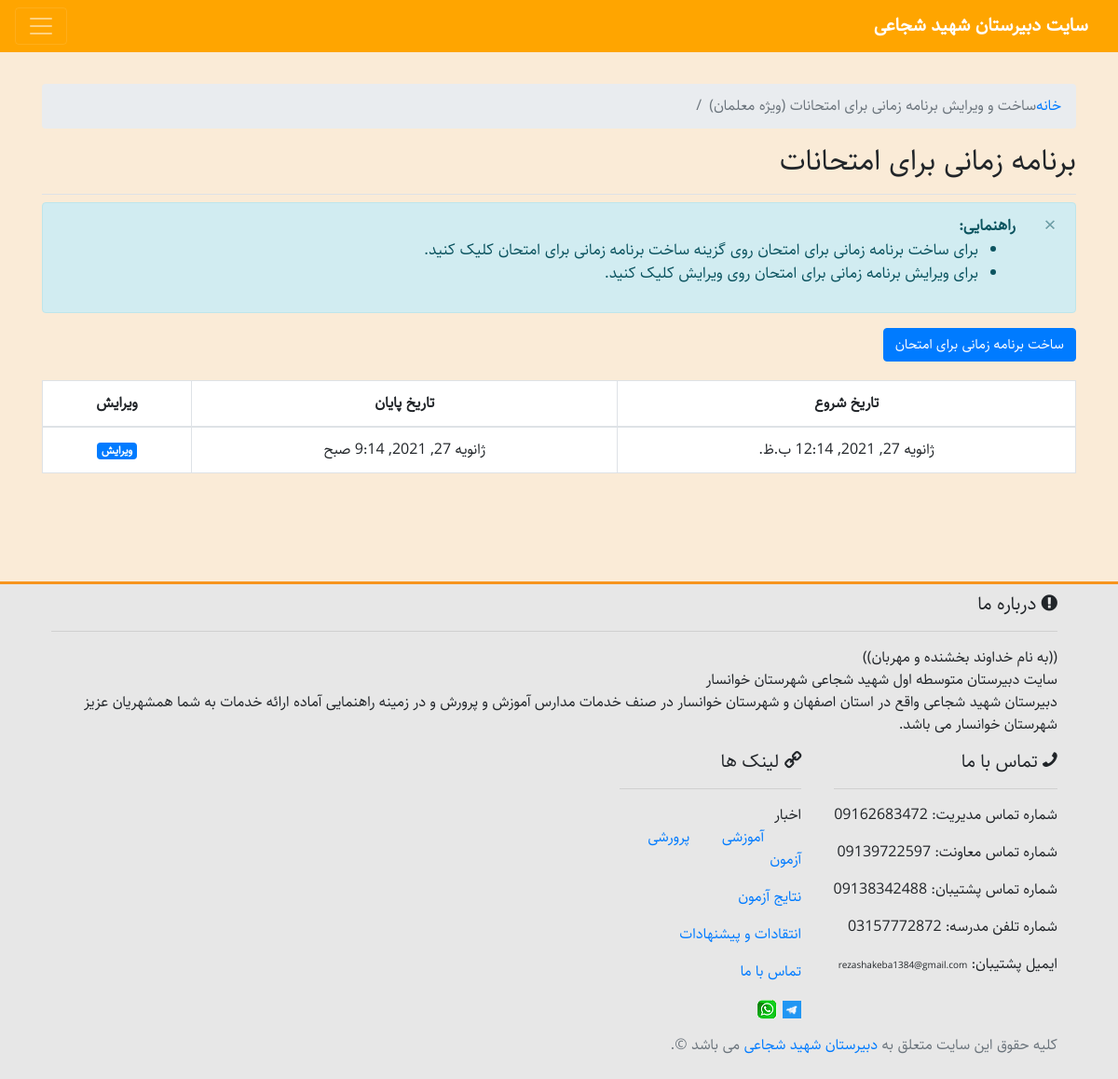
The app's page /mexam_scheduling/ (signed in) with its own data.
### quiz_app/models.py (models this page shows, shortened)
class Exam_Scheduling(models.Model):
	date_start = models.DateTimeField(default=timezone.now, verbose_name='زمان شروع آزمون')
	date_stop = models.DateTimeField(default=timezone.now, verbose_name='زمان پایان آزمون')
	soalat = models.ManyToManyField(Question, verbose_name='سوالات')
	class Meta():
		verbose_name = 'زمان بندی آزمون'
		verbose_name_plural = 'زمان بندی آزمون ها'

### quiz_app/views.py (the view)
# urls.py: path('mexam_scheduling/', views.exam_scheduling, name='exam_scheduling'),
@login_required
def exam_scheduling(request):
	if not request.user.is_staff:
		raise Http404
	exam_schedulings = Exam_Scheduling.objects.all().order_by('-id')
	context = {'exam_schedulings' : exam_schedulings}
	return render(request, 'quiz_app/exam_scheduling.html', context)

### quiz_app/templates/quiz_app/exam_scheduling.html
{% extends "./base.html" %}
{% block page_header %}
    <nav aria-label="breadcrumb">
        <ol class="breadcrumb">
            <li class="breadcrumb-item"><a href="{% url 'quiz_app:home' %}"> خانه </a></li>
            <li class="breadcrumb-item active" aria-current="page"> ساخت و ویرایش برنامه زمانی برای امتحانات (ویژه معلمان) </li>
        </ol>
    </nav>
    <h2>برنامه زمانی برای امتحانات</h2>
{% endblock page_header %}
{% block content %}
    <div style="font-size: 17px" class="alert alert-info alert-dismissible fade show">
        <button type="button" class="close" data-dismiss="alert">&times;</button>
        <strong>راهنمایی:</strong>
        <ul>
            <li>برای ساخت برنامه زمانی برای امتحان روی گزینه ساخت برنامه زمانی برای امتحان کلیک کنید.</li>
            <li>برای ویرایش برنامه زمانی برای امتحان روی ویرایش کلیک کنید.</li>
        </ul>
    </div>
    <div style="margin-bottom: 20px">
        <a href="{% url 'quiz_app:exam_schedulingn' %}" style="font-size: 15px" class="btn btn-primary">ساخت برنامه زمانی برای امتحان</a>
    </div>
	<div class="table-responsive">
		<table class="table table-hover table-bordered w-100 text-center" style="background-color: white;">
			<thead>
				<tr>
					<th>تاریخ شروع</th>
					<th>تاریخ پایان</th>
					<th>ویرایش</th>
				</tr>
			</thead>
			<tbody>
				{% for exam_scheduling in exam_schedulings %}
						<tr>
							<td>{{exam_scheduling.date_start}}</td>
							<td>{{exam_scheduling.date_stop}}</td>
							<td><a class="badge badge-primary" href="{% url 'quiz_app:exam_schedulinge' exam_scheduling.id %}">ویرایش</a></td>
						</tr>
				{% empty %}
					<tr>
						<th>----</th>
						<th>----</th>
						<th>----</th>
					</tr>
				{% endfor %}
			</tbody>
		</table>
	</div>
{% endblock content %}

### records on screen
Exam_Scheduling: date_start "ژانویه 27, 2021, 12:14 ب.ظ.", date_stop "ژانویه 27, 2021, 9:14 صبح"
